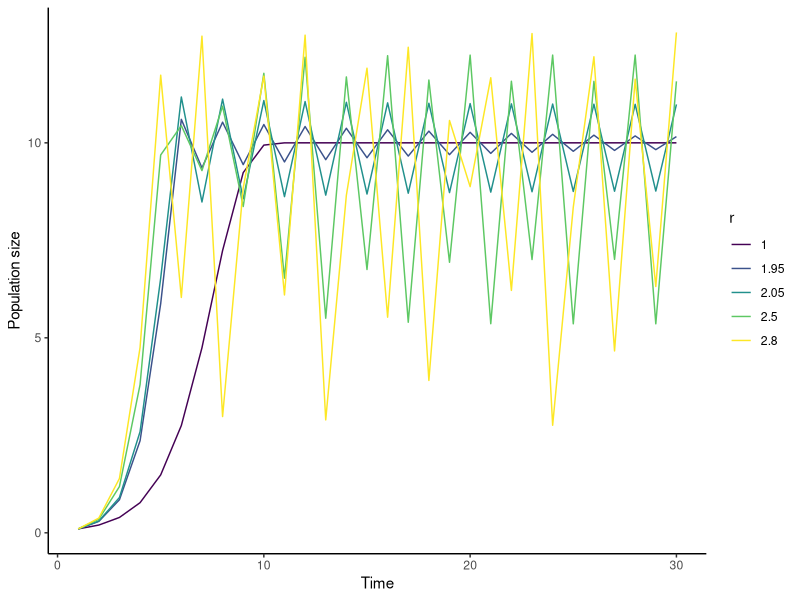
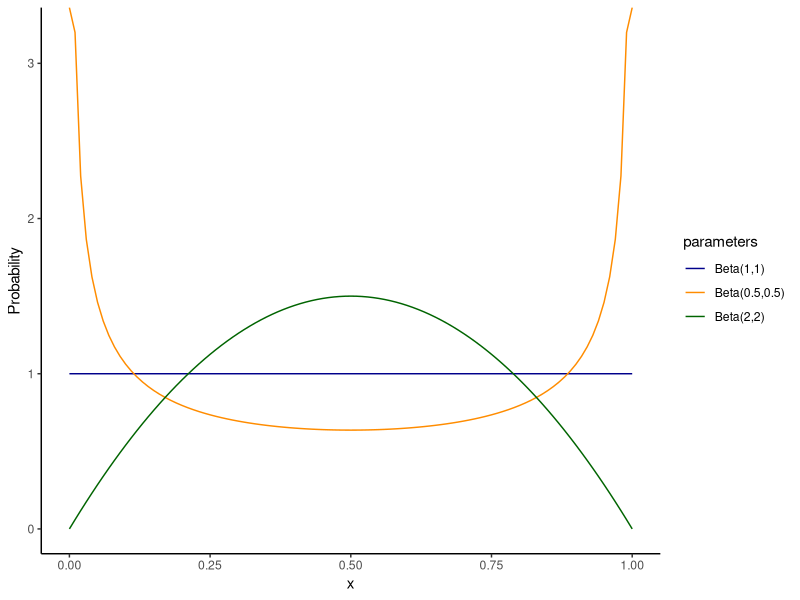
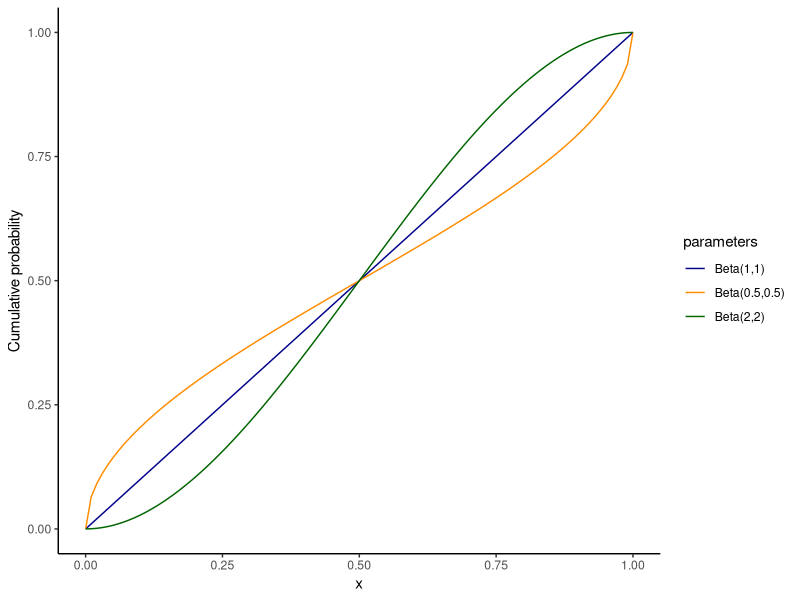
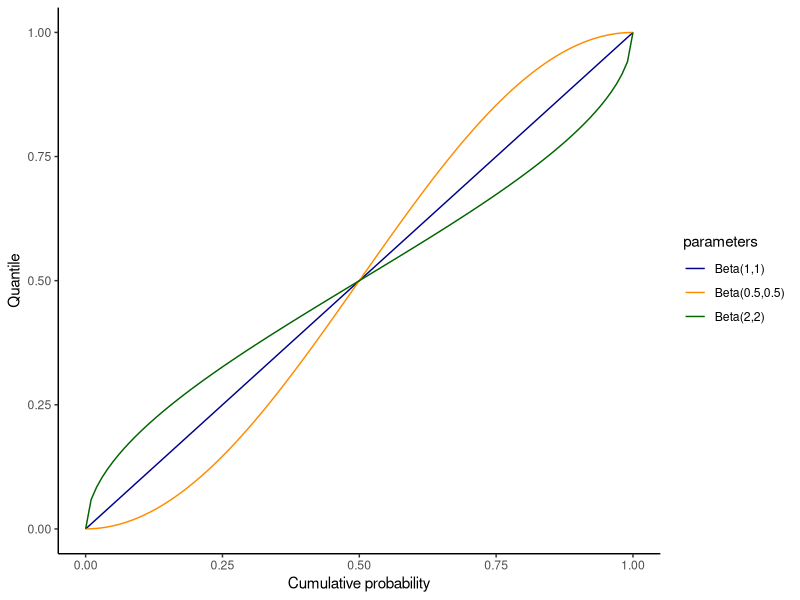
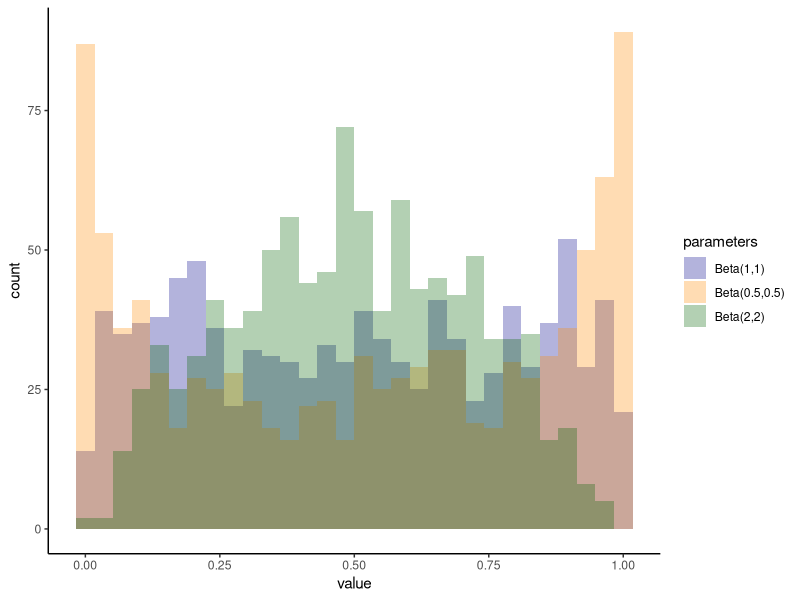
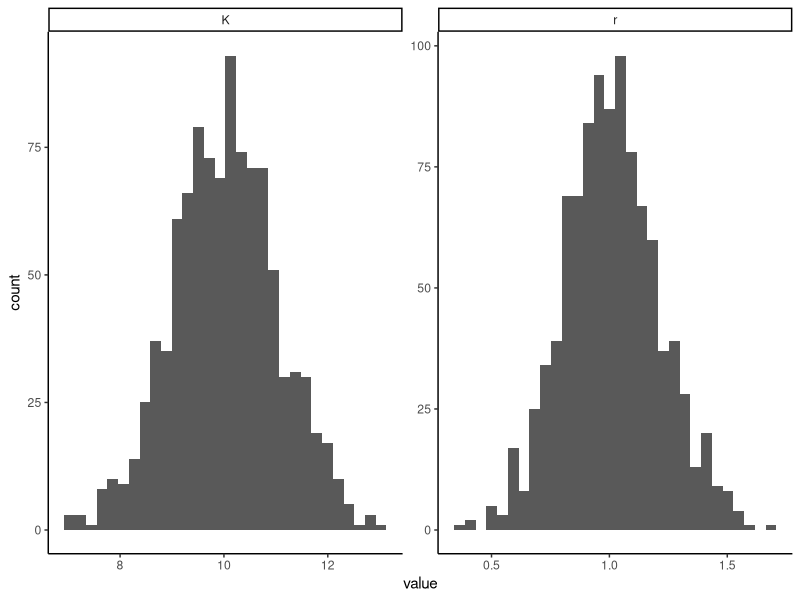
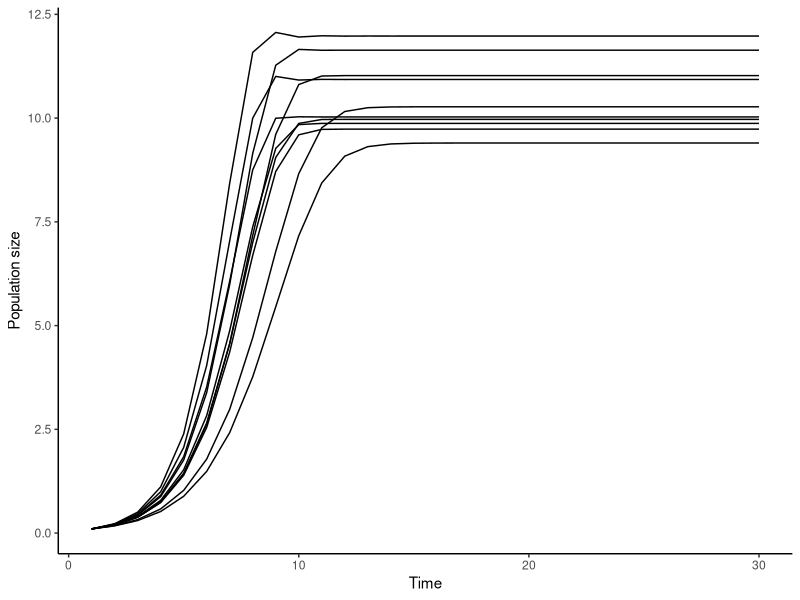
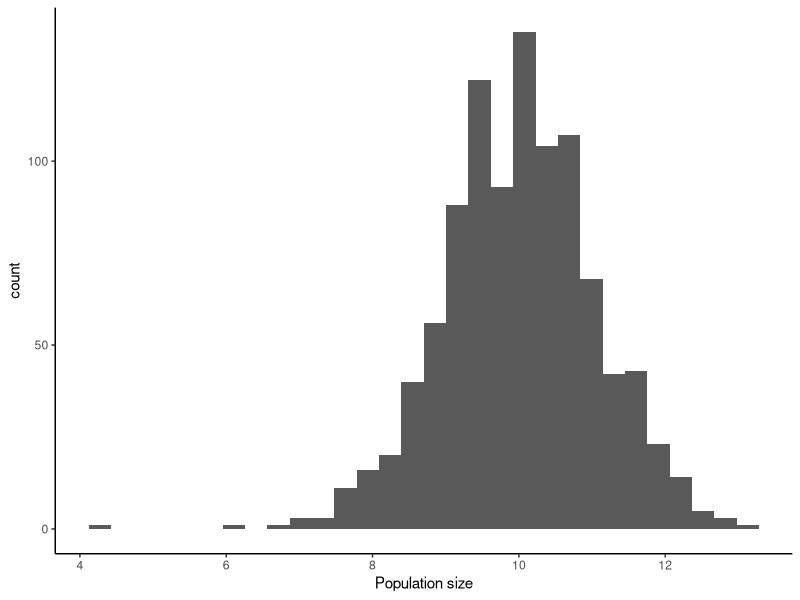

Write the R code that produced these figures, in order.
## ---- chunk 1
library(tidyverse)
## ---- chunk 2
simulate_logistic <- function(r = 1, K = 10, n0 = .1, NT = 30) {
  n <- rep(n0, NT) ## vector to store results
  for (t in 2:NT) {
    n[t] <- n[t - 1] + r * n[t - 1] * (1 - n[t - 1] / K)
  }
  df <- data.frame(time = 1:NT, n = n)

  return(df)
}

c(1, 1.95, 2.05, 2.5, 2.8) |>
  map_dfr(\(r) simulate_logistic(r = r) |> mutate(r = r)) |>
  ggplot() +
  geom_line(aes(x = time, y = n, col = as.factor(r), group = r)) +
  scale_color_viridis_d() +
  labs(x = "Time", y = "Population size", color = "r") +
  theme_classic()
## ---- chunk 3
data.frame(x = seq(0, 1, by = 0.01)) |>
  mutate(
    pdf1 = dbeta(x, 1, 1),
    pdf2 = dbeta(x, 0.5, 0.5),
    pdf3 = dbeta(x, 2, 2)
  ) |>
  pivot_longer(
    cols = starts_with("pdf"),
    names_to = "parameters",
    names_prefix = "pdf"
  ) |>
  ggplot() +
  geom_line(aes(x = x, y = value, col = parameters, group = parameters)) +
  scale_color_manual(
    breaks = 1:3,
    values = c("darkblue", "darkorange", "darkgreen"), # mapped to 1, 2, 3 in order
    labels = c("Beta(1,1)", "Beta(0.5,0.5)", "Beta(2,2)")
  ) +
  labs(x = "x", y = "Probability") +
  theme_classic()
## ---- chunk 4
data.frame(x = seq(0, 1, by = 0.01)) |>
  mutate(
    cdf1 = pbeta(x, 1, 1),
    cdf2 = pbeta(x, 0.5, 0.5),
    cdf3 = pbeta(x, 2, 2)
  ) |>
  pivot_longer(
    cols = starts_with("cdf"),
    names_to = "parameters",
    names_prefix = "cdf"
  ) |>
  ggplot() +
  geom_line(aes(x = x, y = value, col = parameters, group = parameters)) +
  scale_color_manual(
    breaks = 1:3,
    values = c("darkblue", "darkorange", "darkgreen"), # mapped to 1, 2, 3 in order
    labels = c("Beta(1,1)", "Beta(0.5,0.5)", "Beta(2,2)")
  ) +
  labs(x = "x", y = "Cumulative probability") +
  theme_classic()
## ---- chunk 5
data.frame(p = seq(0, 1, by = 0.01)) |>
  mutate(
    q1 = qbeta(p, 1, 1),
    q2 = qbeta(p, 0.5, 0.5),
    q3 = qbeta(p, 2, 2)
  ) |>
  pivot_longer(
    cols = starts_with("q"),
    names_to = "parameters",
    names_prefix = "q"
  ) |>
  ggplot() +
  geom_line(aes(x = p, y = value, col = parameters, group = parameters)) +
  scale_color_manual(
    breaks = 1:3,
    values = c("darkblue", "darkorange", "darkgreen"), # mapped to 1, 2, 3 in order
    labels = c("Beta(1,1)", "Beta(0.5,0.5)", "Beta(2,2)")
  ) +
  labs(x = "Cumulative probability", y = "Quantile") +
  theme_classic()
## ---- chunk 6
data.frame(
  sample1 = rbeta(1000, 1, 1),
  sample2 = rbeta(1000, 0.5, 0.5),
  sample3 = rbeta(1000, 2, 2)
) |>
  pivot_longer(
    cols = starts_with("sample"),
    names_to = "parameters",
    names_prefix = "sample"
  ) |>
  ggplot() +
  geom_histogram(aes(x = value, fill = parameters), position = "identity", alpha = 0.3, color = NA) +
  scale_fill_manual(
    breaks = 1:3,
    values = c("darkblue", "darkorange", "darkgreen"), # mapped to 1, 2, 3 in order
    labels = c("Beta(1,1)", "Beta(0.5,0.5)", "Beta(2,2)")
  ) +
  theme_classic()
## ---- chunk 7
NE <- 1000 ## Ensemble size
r <- 1.0
r.sd <- 0.2 ## standard deviation on r
K <- 10
K.sd <- 1.0 ## standard deviation on K

df_param <- data.frame(
  i = 1:NE,
  r = rnorm(NE, r, r.sd),
  K = rnorm(NE, K, K.sd)
)

df_param |>
  pivot_longer(cols = r:K) |>
  ggplot() +
  geom_histogram(aes(x = value)) +
  facet_wrap(. ~ name, scales = "free") +
  theme_classic()
## ---- chunk 8
df_sample <- df_param |>
  pmap_dfr(\(i, r, K) simulate_logistic(r = r, K = K) |> mutate(i = i, r = r, K = K))

df_sample |>
  filter(i %in% (df_sample$i |> sample(10))) |>
  ggplot() +
  geom_line(aes(x = time, y = n, group = i)) +
  labs(x = "Time", y = "Population size") +
  theme_classic()
## ---- chunk 9
df_sample |>
  filter(time == 15) |>
  ggplot() +
  geom_histogram(aes(x = n)) +
  labs(x = "Population size") +
  theme_classic()
## ---- chunk 10
df_sample |>
  group_by(time) |>
  summarise(
    median = median(n),
    lower = quantile(n, 0.025),
    upper = quantile(n, 0.975),
    .groups = "drop"
  ) |>
  ggplot() +
  geom_ribbon(aes(x = time, ymin = lower, ymax = upper), alpha = 0.2) +
  geom_line(aes(x = time, y = median)) +
  labs(x = "Time", y = "Population size") +
  theme_classic()
## ---- chunk 11
NE <- 1000 ## Ensemble size
n0 <- .1
n0.sd <- .6

data.frame(
  i = 1:NE,
  n0 = rlnorm(NE, log(n0), n0.sd)
) |>
  pmap_dfr(\(i, n0) simulate_logistic(n0 = n0) |> mutate(i = i, n0 = n0)) |>
  group_by(time) |>
  summarise(
    median = median(n),
    lower = quantile(n, 0.025),
    upper = quantile(n, 0.975),
    .groups = "drop"
  ) |>
  ggplot() +
  geom_ribbon(aes(x = time, ymin = lower, ymax = upper), alpha = 0.2) +
  geom_line(aes(x = time, y = median)) +
  labs(x = "Time", y = "Population size") +
  theme_classic()
## ---- chunk 12
crossing(
  r = c(1, 1.95, 2.05, 2.5, 2.8),
  data.frame(
    i = 1:NE,
    n0 = rlnorm(NE, log(n0), n0.sd)
  )
) |>
  pmap_dfr(\(i, r, n0) simulate_logistic(r = r, n0 = n0) |> mutate(i = i, r = r, n0 = n0)) |>
  group_by(r, time) |>
  summarise(
    median = median(n),
    lower = quantile(n, 0.025),
    upper = quantile(n, 0.975),
    .groups = "drop"
  ) |>
  ggplot() +
  geom_ribbon(aes(x = time, ymin = lower, ymax = upper, group = r, fill = as.factor(r)), alpha = 0.2) +
  geom_line(aes(x = time, y = median, group = r, col = as.factor(r))) +
  scale_fill_viridis_d() +
  scale_color_viridis_d() +
  labs(x = "Time", y = "Population size", color = "r", fill = "r") +
  theme_classic()
## ---- chunk 13
calc_lyapunov <- function(r = 1, K = 10, n0 = 0.1, NT = 30) {
  # 1. Simulate trajectories
  n <- rep(n0, NT)
  for (t in 2:NT) {
    n[t] <- n[t - 1] + r * n[t - 1] * (1 - n[t - 1] / K)
  }

  # Derivative: f'(n) = 1 + r - (2 * r * n / K)
  deriv <- abs(1 + r - (2 * r * n / K))

  # 3. Calculate Lyapunov exponent
  data.frame(
    time = 1:NT,
    lyapunov = log(deriv)
  )
}

crossing(
  r = c(1, 1.95, 2.05, 2.5, 2.8)
) |>
  pmap_dfr(\(r) calc_lyapunov(r = r) |> mutate(r = r)) |>
  ggplot() +
  geom_hline(aes(yintercept = 0), alpha = 0.2) +
  geom_line(aes(x = time, y = lyapunov, group = r, color = as.factor(r))) +
  scale_color_viridis_d() +
  labs(x = "Time", y = "Lyapunov exponent", color = "r") +
  theme_classic()
